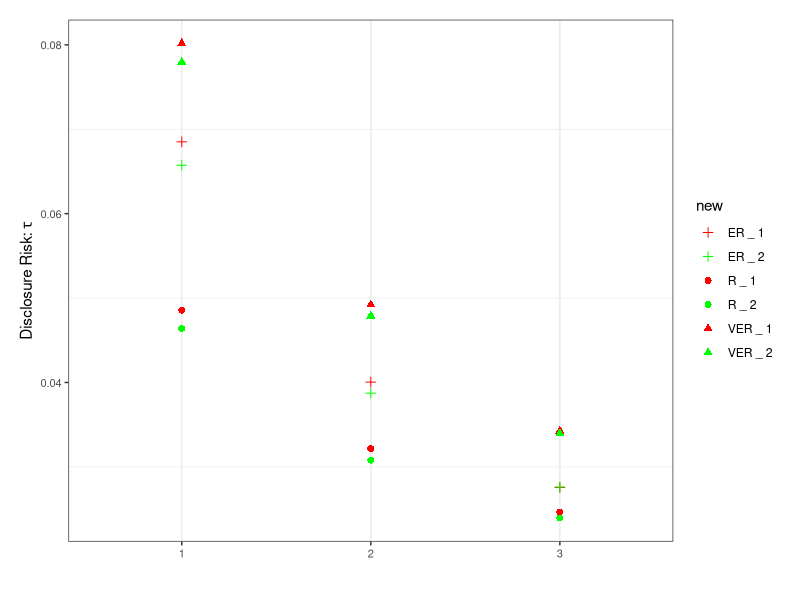
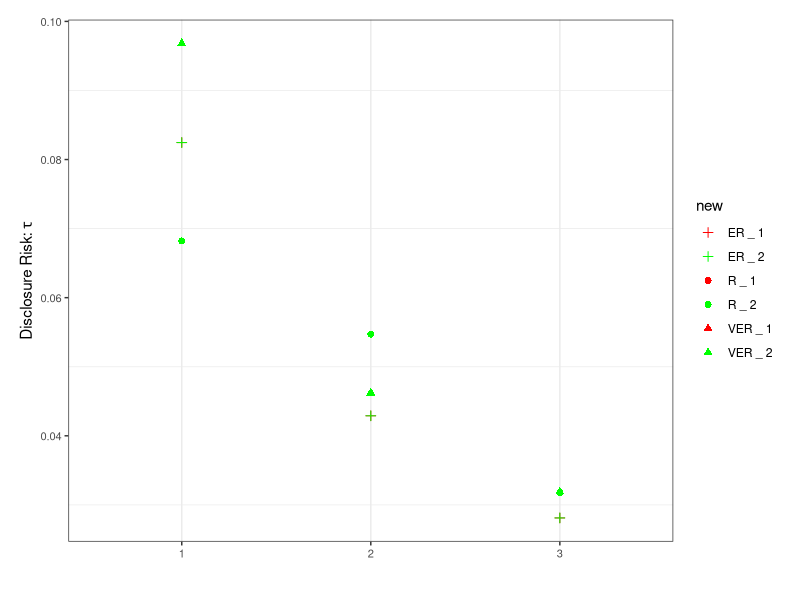
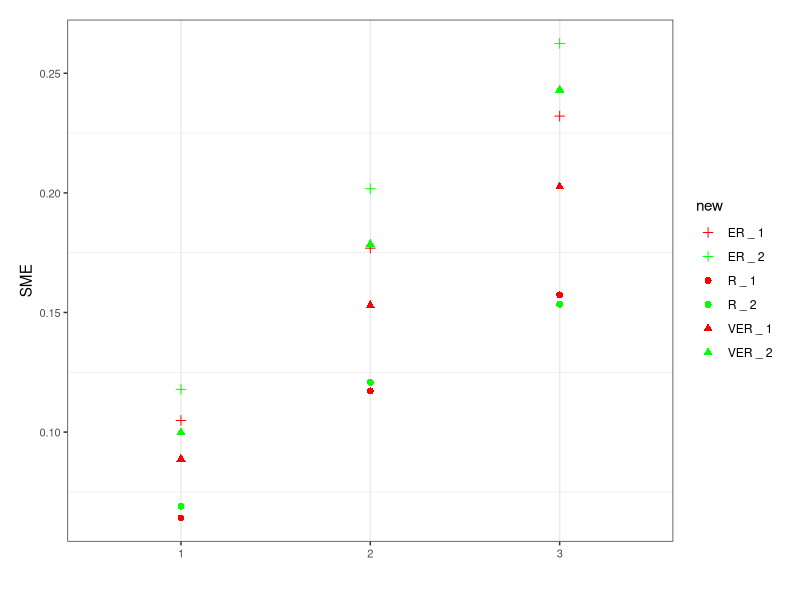
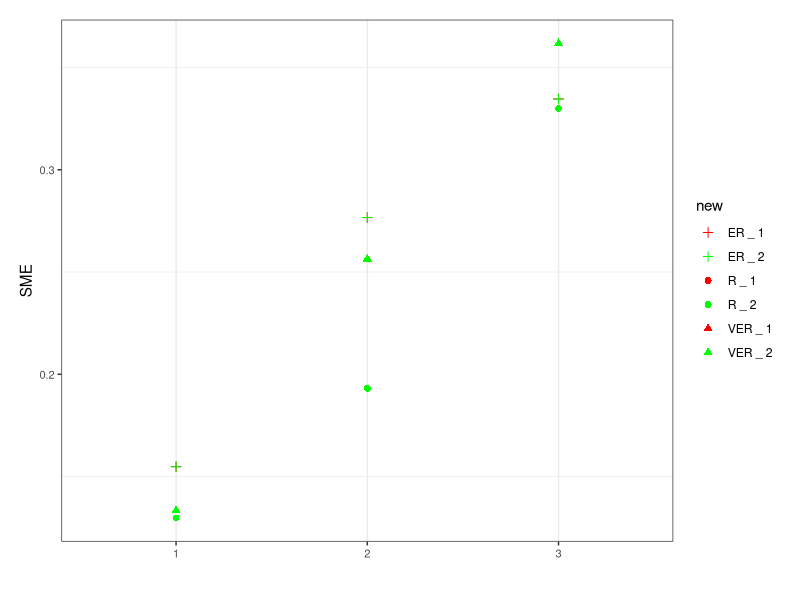
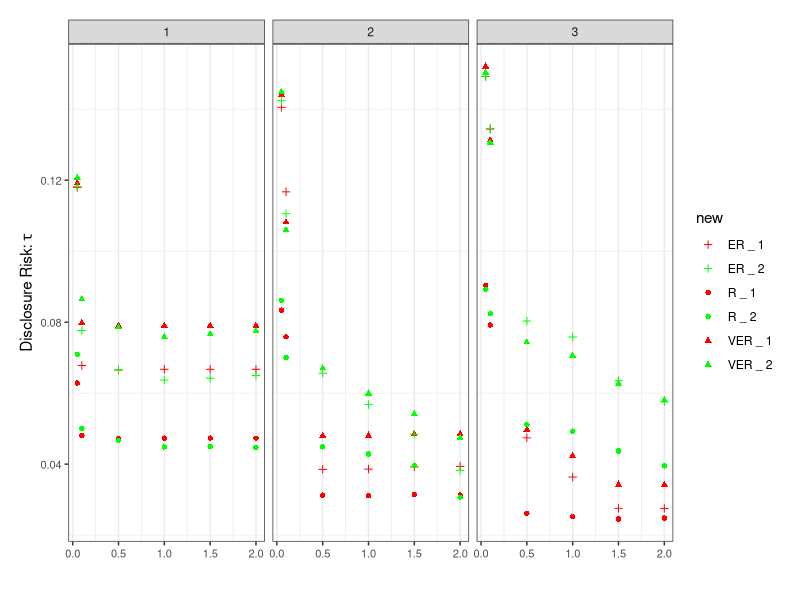
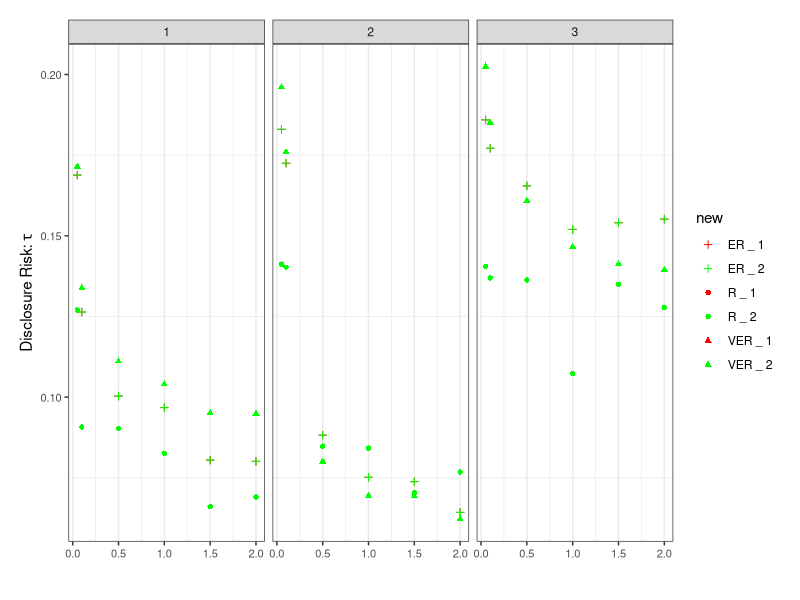
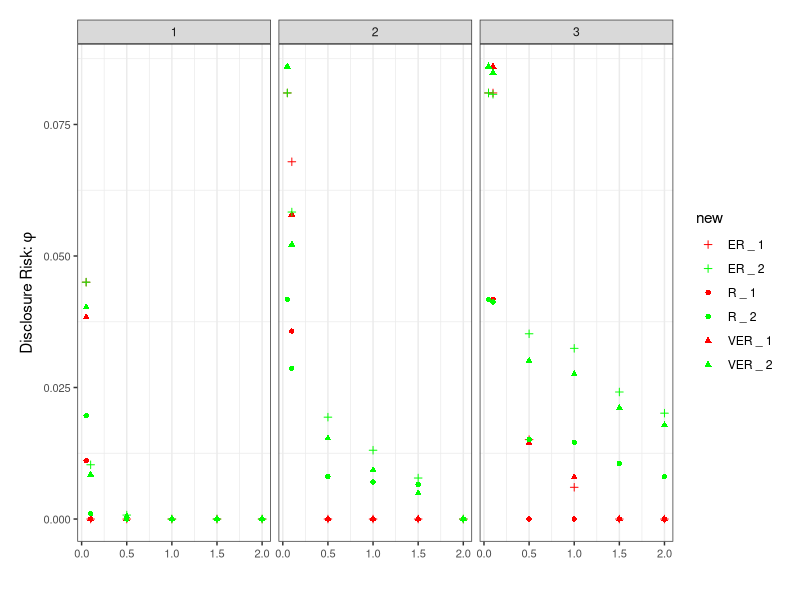
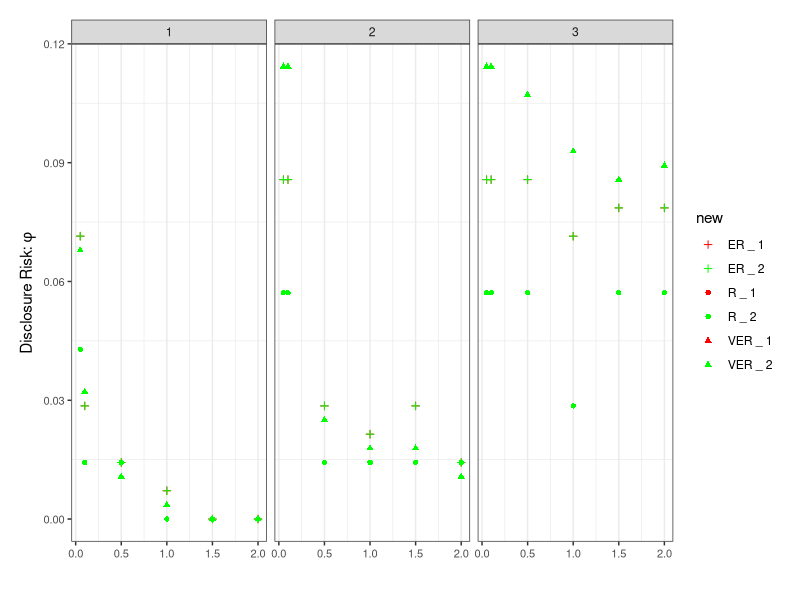

Write the R code that produced these figures, in order.
library(ggplot2)
library(dplyr)

########------------- Read data -------------############

options(scipen=999)
scm1.data <- readr::read_csv("set_coverage_franklin.csv",show_col_types = FALSE)
mcm1.data <- readr::read_csv("max_coverage_franklin.csv",show_col_types = FALSE)
scm2.data <- readr::read_csv("set_coverage_guernsey.csv",show_col_types = FALSE)
mcm2.data <- readr::read_csv("max_coverage_guernsey.csv",show_col_types = FALSE)

########------------- Set coverage -------------############

scm1.data$predicate <- factor(scm1.data$predicate, levels = c("VER", "ER", "R"))
scm1.data$new <- paste(scm1.data$predicate, '_', scm1.data$coverage)
scm2.data$predicate <- factor(scm2.data$predicate, levels = c("VER", "ER", "R"))
scm2.data$new <- paste(scm2.data$predicate, '_', scm2.data$coverage)

f1 <- ggplot(data = scm1.data, aes(x=factor(lambda), y=risk_1, fill=new)) +
  geom_point(aes(shape=new, color=new), size=2) +
  labs(y = expression("Disclosure Risk:" ~tau), x = "") +
  scale_shape_manual(values=c(3, 3, 16, 16, 17, 17)) +
  scale_colour_manual(values=c("red", "green", "red", "green", "red", "green")) +
  theme_bw() + 
  theme(plot.margin = margin(0.5, 0.5, 0.5, 0.5, unit = "cm"),
        strip.placement = "outside",
        axis.text = element_text(size = 8),
        panel.grid.major.y = element_blank())
f1

g1 <- ggplot(data = scm2.data, aes(x=factor(lambda), y=risk_1, fill=new)) +
  geom_point(aes(shape=new, color=new), size=2) +
  labs(y = expression("Disclosure Risk:" ~tau), x = "") +
  scale_shape_manual(values=c(3, 3, 16, 16, 17, 17)) +
  scale_colour_manual(values=c("red", "green", "red", "green", "red", "green")) +
  theme_bw() + 
  theme(plot.margin = margin(0.5, 0.5, 0.5, 0.5, unit = "cm"),
        strip.placement = "outside",
        axis.text = element_text(size = 8),
        panel.grid.major.y = element_blank())
g1

f2 <- ggplot(data = scm1.data, aes(x=factor(lambda), y=smape, fill=new)) +
  geom_point(aes(shape=new, color=new), size=2) + 
  labs(y = "SME", x = "") +
  scale_shape_manual(values=c(3, 3, 16, 16, 17, 17)) +
  scale_colour_manual(values=c("red", "green", "red", "green", "red", "green")) +
  theme_bw() + 
  theme(plot.margin = margin(0.5, 0.5, 0.5, 0.5, unit = "cm"),
        strip.placement = "outside",
        axis.text = element_text(size = 8),
        panel.grid.major.y = element_blank())
f2

g2 <- ggplot(data = scm2.data, aes(x=factor(lambda), y=smape, fill=new)) +
  geom_point(aes(shape=new, color=new), size=2) + 
  labs(y = "SME", x = "") +
  scale_shape_manual(values=c(3, 3, 16, 16, 17, 17)) +
  scale_colour_manual(values=c("red", "green", "red", "green", "red", "green")) +
  theme_bw() + 
  theme(plot.margin = margin(0.5, 0.5, 0.5, 0.5, unit = "cm"),
        strip.placement = "outside",
        axis.text = element_text(size = 8),
        panel.grid.major.y = element_blank())
g2

########------------- Max coverage -------------############

mcm1.data$predicate <- factor(mcm1.data$predicate, levels = c("VER", "ER", "R"))
mcm1.data$new <- paste(mcm1.data$predicate, '_', mcm1.data$coverage)
mcm2.data$predicate <- factor(mcm2.data$predicate, levels = c("VER", "ER", "R"))
mcm2.data$new <- paste(mcm2.data$predicate, '_', mcm2.data$coverage)

f3 <- ggplot(data = mcm1.data, aes(x=u, y=risk_1, fill=new)) +
  geom_point(aes(shape=new, color=new)) +
  labs(y = expression("Disclosure Risk:" ~tau), x = "") +
  facet_grid(cols=vars(lambda)) +
  scale_shape_manual(values=c(3, 3, 16, 16, 17, 17)) +
  scale_colour_manual(values=c("red", "green", "red", "green", "red", "green")) +
  theme_bw() + 
  theme(plot.margin = margin(0.5, 0.5, 0.5, 0.5, unit = "cm"),
        strip.placement = "outside",
        axis.text = element_text(size = 8),
        panel.grid.major.y = element_blank())
f3 

g3 <- ggplot(data = mcm2.data, aes(x=u, y=risk_1, fill=new)) +
  geom_point(aes(shape=new, color=new)) +
  labs(y = expression("Disclosure Risk:" ~tau), x = "") +
  facet_grid(cols=vars(lambda)) +
  scale_shape_manual(values=c(3, 3, 16, 16, 17, 17)) +
  scale_colour_manual(values=c("red", "green", "red", "green", "red", "green")) +
  theme_bw() + 
  theme(plot.margin = margin(0.5, 0.5, 0.5, 0.5, unit = "cm"),
        strip.placement = "outside",
        axis.text = element_text(size = 8),
        panel.grid.major.y = element_blank())
g3

f4 <- ggplot(data = mcm1.data, aes(x=u, y=risk_2, fill=new)) +
  geom_point(aes(shape=new, color=new)) +
  labs(y = expression("Disclosure Risk:" ~phi), x = "") +
  facet_grid(cols=vars(lambda)) +
  scale_shape_manual(values=c(3, 3, 16, 16, 17, 17)) +
  scale_colour_manual(values=c("red", "green", "red", "green", "red", "green")) +
  theme_bw() + 
  theme(plot.margin = margin(0.5, 0.5, 0.5, 0.5, unit = "cm"),
        strip.placement = "outside",
        axis.text = element_text(size = 8),
        panel.grid.major.y = element_blank())
f4 

g4 <- ggplot(data = mcm2.data, aes(x=u, y=risk_2, fill=new)) +
  geom_point(aes(shape=new, color=new)) +
  labs(y = expression("Disclosure Risk:" ~phi), x = "") +
  facet_grid(cols=vars(lambda)) +
  scale_shape_manual(values=c(3, 3, 16, 16, 17, 17)) +
  scale_colour_manual(values=c("red", "green", "red", "green", "red", "green")) +
  theme_bw() + 
  theme(plot.margin = margin(0.5, 0.5, 0.5, 0.5, unit = "cm"),
        strip.placement = "outside",
        axis.text = element_text(size = 8),
        panel.grid.major.y = element_blank())
g4 

# f5 <- ggplot(data = mcm1.data, aes(x=u, y=p_mape, fill=predicate)) +
#   geom_line(aes(linetype=predicate, color=predicate)) +
#   geom_point(aes(shape=predicate, color=predicate)) +
#   labs(y = "p-MAPE", x = "") +
#   facet_grid(coverage ~ lambda) +
#   scale_colour_grey(start = 0.1, end = 0.8) +
#   theme_bw() + 
#   theme(plot.margin = margin(0.5, 0.5, 0.5, 0.5, unit = "cm"),
#         strip.placement = "outside",
#         axis.text = element_text(size = 8),
#         panel.grid.major.y = element_blank())
# f5

f6 <- ggplot(data = mcm1.data, aes(x=u, y=smape, fill=new)) +
  geom_point(aes(shape=new, color=new)) +
  labs(y = "SME") +
  facet_grid(cols=vars(lambda)) +
  scale_shape_manual(values=c(3, 3, 16, 16, 17, 17)) +
  scale_colour_manual(values=c("red", "green", "red", "green", "red", "green")) +
  theme_bw() + 
  theme(plot.margin = margin(0.5, 0.5, 0.5, 0.5, unit = "cm"),
        strip.placement = "outside",
        axis.text = element_text(size = 8),
        panel.grid.major.y = element_blank())
f6

g6 <- ggplot(data = mcm2.data, aes(x=u, y=smape, fill=new)) +
  geom_point(aes(shape=new, color=new)) +
  labs(y = "SME") +
  facet_grid(cols=vars(lambda)) +
  scale_shape_manual(values=c(3, 3, 16, 16, 17, 17)) +
  scale_colour_manual(values=c("red", "green", "red", "green", "red", "green")) +
  theme_bw() + 
  theme(plot.margin = margin(0.5, 0.5, 0.5, 0.5, unit = "cm"),
        strip.placement = "outside",
        axis.text = element_text(size = 8),
        panel.grid.major.y = element_blank())
g6
